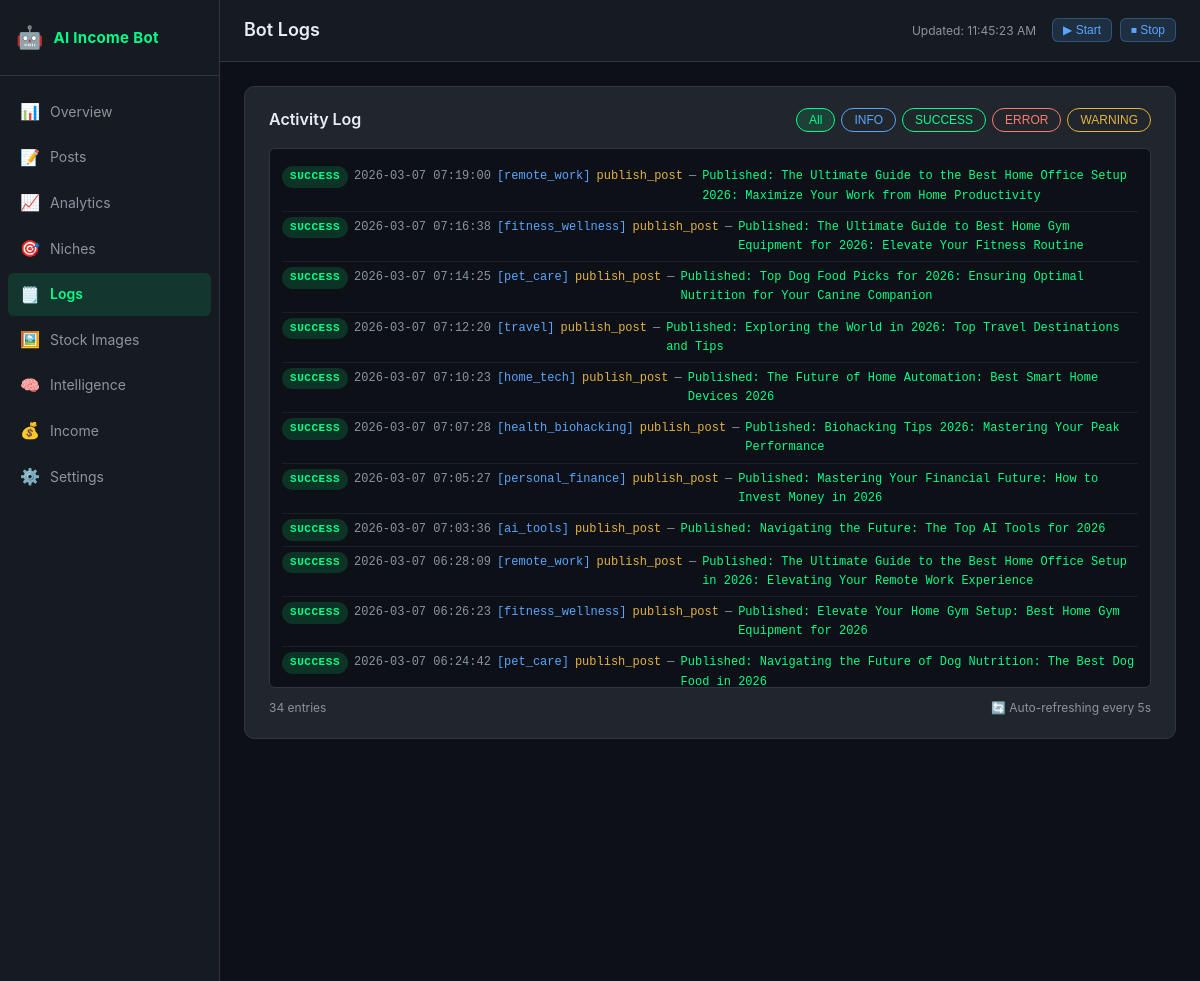
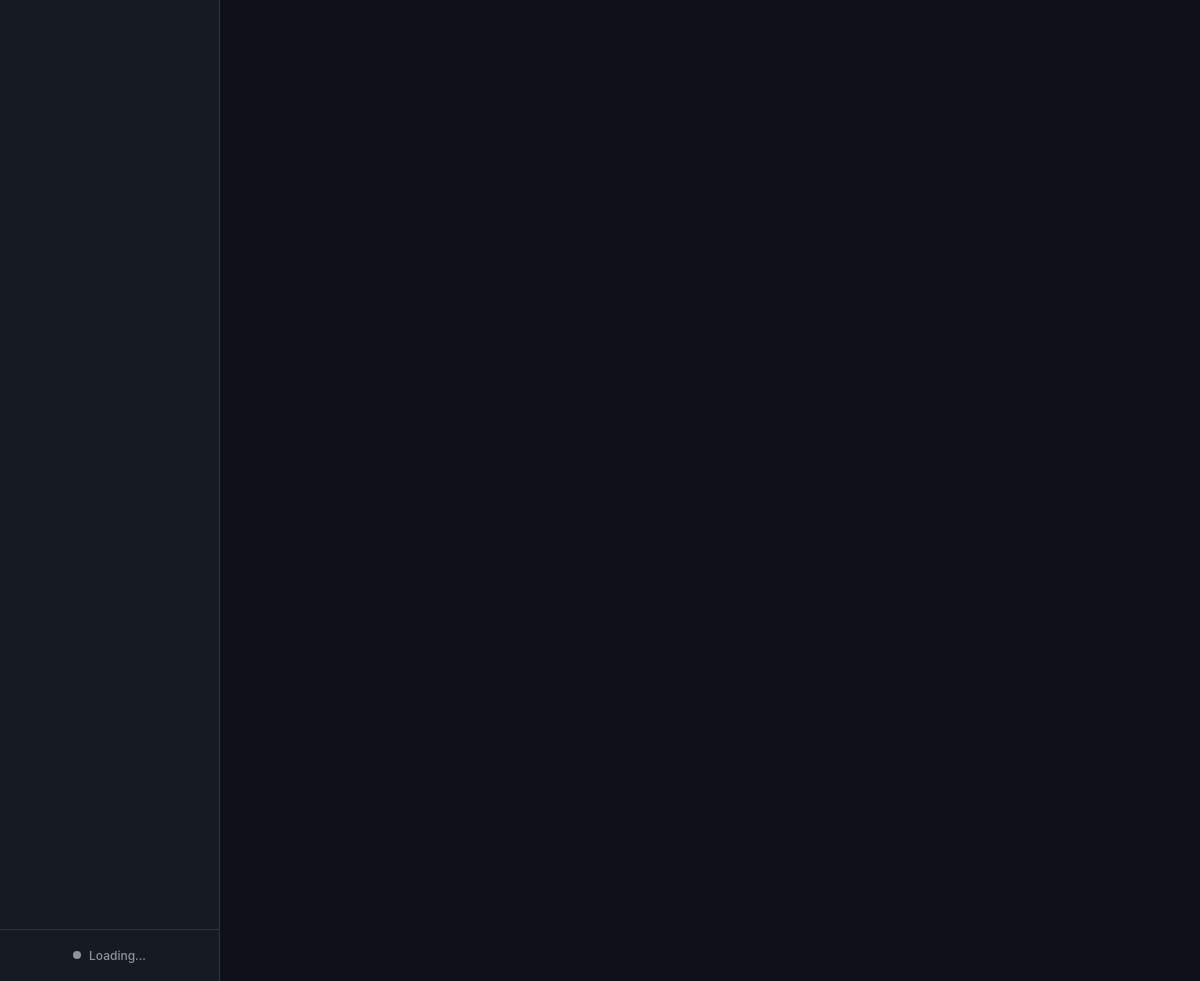
Page /logs on the committed database (2 pictures, top to bottom).
### tables this page shows
CREATE TABLE bot_logs (
            id INTEGER PRIMARY KEY AUTOINCREMENT,
            timestamp DATETIME DEFAULT CURRENT_TIMESTAMP,
            level TEXT NOT NULL,
            niche_id TEXT,
            action TEXT NOT NULL,
            message TEXT NOT NULL,
            error TEXT
        );

### dashboard/app.py (the view)
@app.route("/logs")
def logs():
    from core import analytics_tracker
    db = _get_db()
    limit = _load_settings().get("dashboard", {}).get("log_display_limit", 200)
    recent_logs = analytics_tracker.get_recent_logs(db, limit=limit)
    settings = _load_settings()
    return render_template("logs.html", logs=recent_logs, settings=settings)

### core/analytics_tracker.py (called while the page is built)
def get_recent_logs(db_path: Path, limit: int = 100) -> list:
    try:
        conn = sqlite3.connect(str(db_path))
        conn.row_factory = sqlite3.Row
        rows = conn.execute(
            "SELECT * FROM bot_logs ORDER BY timestamp DESC LIMIT ?", (limit,)
        ).fetchall()
        conn.close()
        return [dict(r) for r in rows]
    except Exception:
        return []

### dashboard/app.py (called while the page is built)
def _get_db():
    import sys
    sys.path.insert(0, str(_PROJECT_ROOT))
    from core import analytics_tracker
    if not _DB_PATH.exists():
        _DB_PATH.parent.mkdir(parents=True, exist_ok=True)
        analytics_tracker.init_db(_DB_PATH)
    return _DB_PATH

def _load_settings() -> dict:
    try:
        with open(_SETTINGS_CONFIG_PATH) as f:
            return yaml.safe_load(f)
    except Exception:
        return {}

### dashboard/templates/logs.html (shortened to what this page needs)
{% extends "base.html" %}
{% block page_title %}Bot Logs{% endblock %}
{% block content %}
<div class="card">
  <div class="card-header">
    <h3 class="card-title">Activity Log</h3>
    <div class="filter-btns" id="logFilters">
      <button class="filter-btn active" onclick="filterLogs('ALL', this)">All</button>
      <button class="filter-btn info" onclick="filterLogs('INFO', this)">INFO</button>
      <button class="filter-btn success" onclick="filterLogs('SUCCESS', this)">SUCCESS</button>
      <button class="filter-btn error" onclick="filterLogs('ERROR', this)">ERROR</button>
      <button class="filter-btn warning" onclick="filterLogs('WARNING', this)">WARNING</button>
    </div>
  </div>
  <div class="log-container" id="logContainer">
    {% for log in logs %}
    <div class="log-entry log-{{ log.level|lower }}" data-level="{{ log.level }}">
      <span class="log-level badge badge-{{ log.level|lower }}">{{ log.level }}</span>
      <span class="log-timestamp">{{ log.timestamp }}</span>
      {% if log.niche_id %}<span class="log-niche">[{{ log.niche_id }}]</span>{% endif %}
      <span class="log-action">{{ log.action }}</span>
      <span class="log-sep">—</span>
      <span class="log-message">{{ log.message }}</span>
    </div>
    {% else %}
    <div class="log-empty text-muted">No logs yet. Start the bot to see activity here.</div>
    {% endfor %}
  </div>
  <div class="log-footer">
    <span class="text-muted" id="logCount">{{ logs|length }} entries</span>
    <span class="text-muted" id="pollStatus">🔄 Auto-refreshing every 5s</span>
  </div>
</div>
{% endblock %}

### dashboard/static/css/dashboard.css (style rules this page uses)
:root { --bg: #0d1117; --sidebar-bg: #161b22; --card-bg: #21262d; --text: #e6edf3; --text-muted: #8b949e; --accent-green: #00ff88; --accent-blue: #58a6ff; --error-red: #ff7b72; --warning-yellow: #e3b341; --border: #30363d; --sidebar-width: 220px; --accent-purple: #bc8cff; }
*, *::before, *::after { box-sizing: border-box; margin: 0; padding: 0; }
body { background: var(--bg); color: var(--text); font-family: -apple-system, BlinkMacSystemFont, "Segoe UI", Roboto, monospace; font-size: 14px; line-height: 1.6; min-height: 100vh; }
.card { background: var(--card-bg); border: 1px solid var(--border); border-radius: 10px; padding: 20px 24px; margin-bottom: 20px; }
.card-header { display: flex; align-items: center; justify-content: space-between; margin-bottom: 16px; flex-wrap: wrap; gap: 12px; }
.card-title { font-size: 16px; font-weight: 600; color: var(--text); }
.text-muted { color: var(--text-muted); }
.badge { display: inline-block; padding: 2px 8px; border-radius: 12px; font-size: 11px; font-weight: 600; text-transform: uppercase; letter-spacing: 0.05em; }
.badge-success { background: rgba(0, 255, 136, 0.15); color: var(--accent-green); }
.log-container { max-height: 540px; overflow-y: auto; font-family: "SFMono-Regular", Consolas, monospace; font-size: 12px; background: var(--bg); border-radius: 6px; padding: 12px; border: 1px solid var(--border); }
.log-entry { padding: 5px 0; border-bottom: 1px solid rgba(48,54,61,0.4); display: flex; flex-wrap: wrap; gap: 6px; align-items: baseline; }
.log-level { flex-shrink: 0; }
.log-timestamp { color: var(--text-muted); }
.log-niche { color: var(--accent-blue); }
.log-action { color: var(--warning-yellow); }
.log-sep { color: var(--text-muted); }
.log-message { color: var(--text); flex: 1; }
.log-entry.log-success .log-message { color: var(--accent-green); }
.log-footer { display: flex; justify-content: space-between; align-items: center; margin-top: 10px; font-size: 12px; }
.filter-btns { display: flex; gap: 6px; flex-wrap: wrap; }
.filter-btn { padding: 4px 12px; border-radius: 14px; border: 1px solid var(--border); background: transparent; color: var(--text-muted); font-size: 12px; font-weight: 500; cursor: pointer; transition: all 0.15s; }
.filter-btn.active { background: rgba(0,255,136,0.12); border-color: var(--accent-green); color: var(--accent-green); }
.filter-btn.info { border-color: var(--accent-blue); color: var(--accent-blue); }
.filter-btn.success { border-color: var(--accent-green); color: var(--accent-green); }
.filter-btn.error { border-color: var(--error-red); color: var(--error-red); }
.filter-btn.warning { border-color: var(--warning-yellow); color: var(--warning-yellow); }

### rows in the picture
bot_logs: level "SUCCESS", timestamp "2026-03-07 07:19:00", niche_id "remote_work", action "publish_post", message "Published: The Ultimate Guide to the Best Home Office Setup 2026: Maximize Your Work from Home Productivity"
bot_logs: level "SUCCESS", timestamp "2026-03-07 07:16:38", niche_id "fitness_wellness", action "publish_post", message "Published: The Ultimate Guide to Best Home Gym Equipment for 2026: Elevate Your Fitness Routine"
bot_logs: level "SUCCESS", timestamp "2026-03-07 07:14:25", niche_id "pet_care", action "publish_post", message "Published: Top Dog Food Picks for 2026: Ensuring Optimal Nutrition for Your Canine Companion"
bot_logs: level "SUCCESS", timestamp "2026-03-07 07:12:20", niche_id "travel", action "publish_post", message "Published: Exploring the World in 2026: Top Travel Destinations and Tips"
bot_logs: level "SUCCESS", timestamp "2026-03-07 07:10:23", niche_id "home_tech", action "publish_post", message "Published: The Future of Home Automation: Best Smart Home Devices 2026"
bot_logs: level "SUCCESS", timestamp "2026-03-07 07:07:28", niche_id "health_biohacking", action "publish_post", message "Published: Biohacking Tips 2026: Mastering Your Peak Performance"
bot_logs: level "SUCCESS", timestamp "2026-03-07 07:05:27", niche_id "personal_finance", action "publish_post", message "Published: Mastering Your Financial Future: How to Invest Money in 2026"
bot_logs: level "SUCCESS", timestamp "2026-03-07 07:03:36", niche_id "ai_tools", action "publish_post", message "Published: Navigating the Future: The Top AI Tools for 2026"
bot_logs: level "SUCCESS", timestamp "2026-03-07 06:28:09", niche_id "remote_work", action "publish_post", message "Published: The Ultimate Guide to the Best Home Office Setup in 2026: Elevating Your Remote Work Experience"
bot_logs: level "SUCCESS", timestamp "2026-03-07 06:26:23", niche_id "fitness_wellness", action "publish_post", message "Published: Elevate Your Home Gym Setup: Best Home Gym Equipment for 2026"
bot_logs: level "SUCCESS", timestamp "2026-03-07 06:24:42", niche_id "pet_care", action "publish_post", message "Published: Navigating the Future of Dog Nutrition: The Best Dog Food in 2026"

### other values in the picture
{{ logs|length }} "34"
